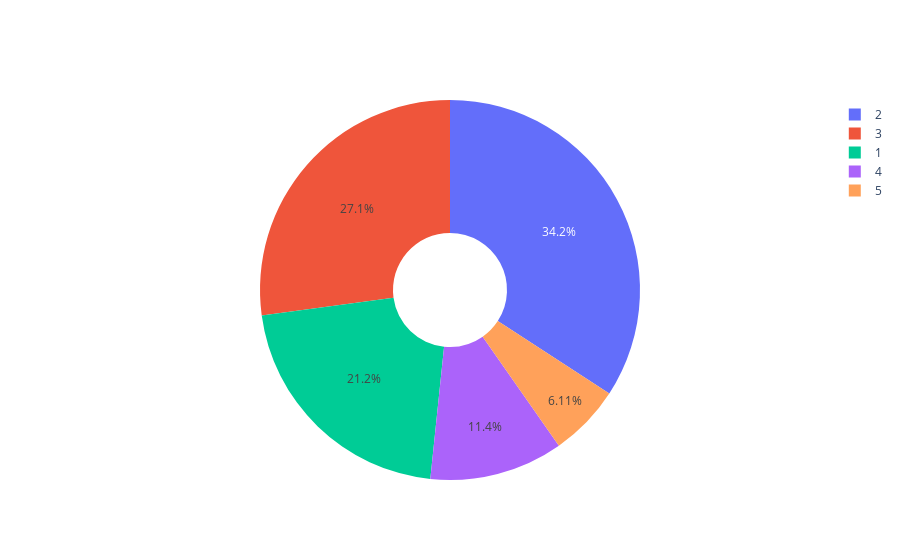

The cell this chart's notebook holds for it:
### Code cell
labels = ['1','2','3','4','5']
data = user_ratings['rating'].value_counts().sort_index(ascending=False)
text=[]
for val in (data.values/user_ratings.shape[0]*100):
    
    text.append(val)
fig = go.Figure(data=[go.Pie(labels=labels,values=text,hole=.3)])
fig.show()

### Figure 1 — Plotly figure (JSON) as saved in the notebook; plotly's stock layout.template omitted (floating-point values rounded to 4 significant figures)
{"data": [{"hole": 0.3, "labels": ["1", "2", "3", "4", "5"], "type": "pie", "values": [21.2, 34.17, 27.15, 11.37, 6.11]}], "layout": {}}
